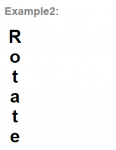
#> input picture OCR/M2-Images/10_rotate.png, 116 x 150 px; its folder holds only this picture in this run
$ python batch_test_ocr.py
#> lines starting #> are read from the running program, lines starting #| are printed output that depends on the picture; after the words box and inside, x2 and y2 are one past the last pixel; in counts of white or black regions, pixels touching at a corner belong together
import os
import cv2
import pytesseract
from pytesseract import Output
import glob
import warnings

# Suppress OpenCV Qt font warnings and PyTorch CPU warnings
os.environ['QT_LOGGING_RULES'] = '*font*=false'
warnings.filterwarnings('ignore', category=UserWarning)

def main():
    base_dir = os.path.dirname(os.path.abspath(__file__))
    images_dir = os.path.join(base_dir, "M2-Images")
    results_base_dir = os.path.join(base_dir, "results")
    tessdata_dir = os.path.join(base_dir, "tessdata")

    # Ensure images directory exists
    if not os.path.exists(images_dir):
        print(f"Error: Directory {images_dir} does not exist.")
        return

    # Get all image paths from M2-Images directory (assuming png, jpg, jpeg)
    image_paths = []
    for ext in ('*.png', '*.jpg', '*.jpeg'):
        image_paths.extend(glob.glob(os.path.join(images_dir, ext)))
        # Also check for uppercase extensions
        image_paths.extend(glob.glob(os.path.join(images_dir, ext.upper())))

    image_paths = sorted(image_paths)

    if not image_paths:
        print(f"No images found in {images_dir}.")
        return

    print(f"Found {len(image_paths)} images. Starting batch OCR processing at original resolution...")

    # Iterate over all OEM (0-2) and PSM (0-13) values
    for oem in range(3):
        for psm in range(14):
            # Create a specific results folder for this configuration
            folder_name = f"{oem}_{psm}"
            out_dir = os.path.join(results_base_dir, folder_name)
            os.makedirs(out_dir, exist_ok=True)

            txt_result_path = os.path.join(out_dir, f"results_oem{oem}_psm{psm}.txt")

            # Use original resolution and custom tessdata containing legacy components
            custom_config = f"--tessdata-dir '{tessdata_dir}' --dpi 300 --oem {oem} --psm {psm}"

            # Avoid crashing immediately on PSM 0 (OSD) when facing few characters on image
            if psm == 0:
                custom_config += " -c min_characters_to_try=5"

            with open(txt_result_path, 'w', encoding='utf-8') as txt_file:
                txt_file.write(f"OCR Results for config: {custom_config}\n")
                txt_file.write("=" * 40 + "\n\n")

                for img_path in image_paths:
                    img_name = os.path.basename(img_path)

                    # Read the full image as per requirements
                    frame = cv2.imread(img_path)
#> frame is the input picture: shape (150, 116, 3); mean B, G, R 248.9, 248.8, 248.9
                    if frame is None:
                        continue

                    # Store a copy for drawing
                    output_frame = frame.copy()

                    # Pre-processing: Convert to grayscale and apply Otsu thresholding over the FULL image
                    gray = cv2.cvtColor(frame, cv2.COLOR_BGR2GRAY)
                    _, bw_frame = cv2.threshold(gray, 0, 255, cv2.THRESH_BINARY | cv2.THRESH_OTSU)
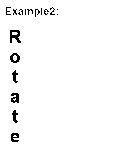
#> bw_frame: shape (150, 116); 97.3% white; black in thin lines or dots, all inside (x1, y1, x2, y2) = (6, 7, 58, 142)

                    txt_file.write(f"--- File: {img_name} ---\n")
                    recognized_texts = []

                    try:
                        if psm == 0:
                            # PSM 0 requires image_to_osd since it provides orientation data instead of words/bboxes
                            osd_data = pytesseract.image_to_osd(bw_frame, output_type=Output.DICT, config=custom_config)
                            recognized_texts.append(f"Orientation: {osd_data.get('orientation', 'N/A')}, "
                                                    f"Script: {osd_data.get('script', 'N/A')} "
                                                    f"(Conf: {osd_data.get('script_conf', 0)}%)")
                            cv2.putText(output_frame, "PSM 0: OSD Only (No text bounding boxes)", (10, 30),
                                        cv2.FONT_HERSHEY_SIMPLEX, 0.7, (255, 0, 0), 2)

                        else:
                            # Run OCR on the entire binarized image (No compression/ROI scaling)
                            res = pytesseract.image_to_data(bw_frame, output_type=Output.DICT, config=custom_config)

                            for i in range(len(res['text'])):
                                text = res['text'][i].strip()
                                conf = float(res['conf'][i])

                                # Filter results based on confidence and valid text (same logic as before)
                                if conf > 40 and text:
                                    x = res['left'][i]
                                    y = res['top'][i]
                                    w = res['width'][i]
                                    h = res['height'][i]

                                    # Draw bounding box (bracket) on the image
                                    cv2.rectangle(output_frame, (x, y), (x + w, y + h), (0, 255, 0), 2)
                                    # Put recognized text above the bounding box
                                    cv2.putText(
                                        output_frame, f"{text} ({int(conf)}%)",
                                        (x, max(0, y - 8)),
                                        cv2.FONT_HERSHEY_SIMPLEX, 0.6, (0, 255, 0), 2
                                    )
                                    recognized_texts.append(f"{text} (Conf: {int(conf)}%)")

                    except pytesseract.TesseractError as e:
                        # Graceful save of specific engine/mode limitations
                        clean_error = str(e).split('\n')[0][:150]
                        txt_file.write(f"Tesseract Engine Notice: {clean_error}\n")
                        cv2.putText(output_frame, "Tesseract mode limited for this image", (10, 30),
                                    cv2.FONT_HERSHEY_SIMPLEX, 0.7, (0, 0, 255), 2)
                    except FileNotFoundError as e:
                        # Catches cases where non-word PSM targets don't emit TSV outputs
                        txt_file.write("This PSM Configuration does not output bounding boxes.\n")
                        cv2.putText(output_frame, "No Text Boxes Output in this Mode", (10, 30),
                                    cv2.FONT_HERSHEY_SIMPLEX, 0.7, (0, 0, 255), 2)
                    except Exception as e:
                        txt_file.write(f"Error processing image: {e}\n")

                    # Output text into result logging
                    if recognized_texts:
                        txt_file.write("\n".join(recognized_texts) + "\n\n")
                    else:
                        txt_file.write("No valid text blocks generated.\n\n")

                    # Save annotated original-resolution image
                    out_img_path = os.path.join(out_dir, img_name)
                    cv2.imwrite(out_img_path, output_frame)

            print(f"Processed configuration folder: {folder_name}")

    print("Batch Processing Complete!")

if __name__ == "__main__":
    main()
